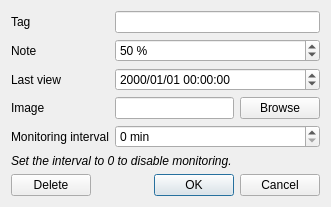
<?xml version="1.0" encoding="UTF-8"?>
<ui version="4.0">
 <class>favoriteWindow</class>
 <widget class="QDialog" name="favoriteWindow">
  <property name="geometry">
   <rect>
    <x>0</x>
    <y>0</y>
    <width>331</width>
    <height>199</height>
   </rect>
  </property>
  <property name="sizePolicy">
   <sizepolicy hsizetype="Fixed" vsizetype="Fixed">
    <horstretch>0</horstretch>
    <verstretch>0</verstretch>
   </sizepolicy>
  </property>
  <property name="windowTitle">
   <string>Edit a favorite</string>
  </property>
  <property name="windowIcon">
   <iconset resource="../resources/resources.qrc">
    <normaloff>:/images/icon.ico</normaloff>:/images/icon.ico</iconset>
  </property>
  <layout class="QVBoxLayout" name="verticalLayout">
   <item>
    <layout class="QFormLayout" name="formLayout_2">
     <property name="fieldGrowthPolicy">
      <enum>QFormLayout::AllNonFixedFieldsGrow</enum>
     </property>
     <item row="0" column="0">
      <widget class="QLabel" name="tagLabel">
       <property name="whatsThis">
        <string>Tag corresponding to the favorite. It is not often useful to change it.</string>
       </property>
       <property name="text">
        <string>Tag</string>
       </property>
      </widget>
     </item>
     <item row="0" column="1">
      <widget class="QLineEdit" name="tagLineEdit"/>
     </item>
     <item row="1" column="0">
      <widget class="QLabel" name="noteLabel">
       <property name="whatsThis">
        <string>Between 0 and 100, the note can be used to sort the favorites in preference order.</string>
       </property>
       <property name="text">
        <string>Note</string>
       </property>
      </widget>
     </item>
     <item row="1" column="1">
      <widget class="QSpinBox" name="noteSpinBox">
       <property name="suffix">
        <string> %</string>
       </property>
       <property name="maximum">
        <number>100</number>
       </property>
       <property name="value">
        <number>50</number>
       </property>
      </widget>
     </item>
     <item row="2" column="0">
      <widget class="QLabel" name="lastViewedLabel">
       <property name="whatsThis">
        <string>Last time you clicked on &quot;Mark as viewed&quot;.</string>
       </property>
       <property name="text">
        <string>Last view</string>
       </property>
      </widget>
     </item>
     <item row="2" column="1">
      <widget class="QDateTimeEdit" name="lastViewedDateTimeEdit">
       <property name="displayFormat">
        <string>yyyy/MM/dd HH:mm:ss</string>
       </property>
      </widget>
     </item>
     <item row="3" column="0">
      <widget class="QLabel" name="imageLabel">
       <property name="whatsThis">
        <string>Image whose icon will be displayed in the favorites list.</string>
       </property>
       <property name="text">
        <string>Image</string>
       </property>
      </widget>
     </item>
     <item row="3" column="1">
      <layout class="QHBoxLayout" name="horizontalLayout" stretch="1,0">
       <item>
        <widget class="QLineEdit" name="imageLineEdit">
         <property name="sizePolicy">
          <sizepolicy hsizetype="Expanding" vsizetype="Fixed">
           <horstretch>0</horstretch>
           <verstretch>0</verstretch>
          </sizepolicy>
         </property>
         <property name="readOnly">
          <bool>false</bool>
         </property>
        </widget>
       </item>
       <item>
        <widget class="QPushButton" name="openButton">
         <property name="text">
          <string>Browse</string>
         </property>
        </widget>
       </item>
      </layout>
     </item>
     <item row="4" column="0">
      <widget class="QLabel" name="labelMonitoringInterval">
       <property name="text">
        <string>Monitoring interval</string>
       </property>
      </widget>
     </item>
     <item row="4" column="1">
      <widget class="QSpinBox" name="spinMonitoringInterval">
       <property name="suffix">
        <string> min</string>
       </property>
       <property name="maximum">
        <number>100000</number>
       </property>
      </widget>
     </item>
     <item row="5" column="0" colspan="2">
      <widget class="QLabel" name="label_2">
       <property name="text">
        <string>&lt;i&gt;Set the interval to 0 to disable monitoring.&lt;/i&gt;</string>
       </property>
       <property name="wordWrap">
        <bool>true</bool>
       </property>
      </widget>
     </item>
    </layout>
   </item>
   <item>
    <layout class="QHBoxLayout" name="horizontalLayout_2">
     <item>
      <widget class="QPushButton" name="buttonRemove">
       <property name="text">
        <string>Delete</string>
       </property>
      </widget>
     </item>
     <item>
      <spacer name="horizontalSpacer">
       <property name="orientation">
        <enum>Qt::Horizontal</enum>
       </property>
       <property name="sizeHint" stdset="0">
        <size>
         <width>40</width>
         <height>20</height>
        </size>
       </property>
      </spacer>
     </item>
     <item>
      <widget class="QDialogButtonBox" name="buttonBox">
       <property name="orientation">
        <enum>Qt::Horizontal</enum>
       </property>
       <property name="standardButtons">
        <set>QDialogButtonBox::Cancel|QDialogButtonBox::Ok</set>
       </property>
      </widget>
     </item>
    </layout>
   </item>
  </layout>
 </widget>
 <resources>
  <include location="../resources/resources.qrc"/>
 </resources>
 <connections>
  <connection>
   <sender>buttonBox</sender>
   <signal>accepted()</signal>
   <receiver>favoriteWindow</receiver>
   <slot>accept()</slot>
   <hints>
    <hint type="sourcelabel">
     <x>293</x>
     <y>141</y>
    </hint>
    <hint type="destinationlabel">
     <x>157</x>
     <y>274</y>
    </hint>
   </hints>
  </connection>
  <connection>
   <sender>buttonBox</sender>
   <signal>rejected()</signal>
   <receiver>favoriteWindow</receiver>
   <slot>reject()</slot>
   <hints>
    <hint type="sourcelabel">
     <x>293</x>
     <y>141</y>
    </hint>
    <hint type="destinationlabel">
     <x>286</x>
     <y>274</y>
    </hint>
   </hints>
  </connection>
 </connections>
 <slots>
  <slot>removeFavorite()</slot>
 </slots>
</ui>
